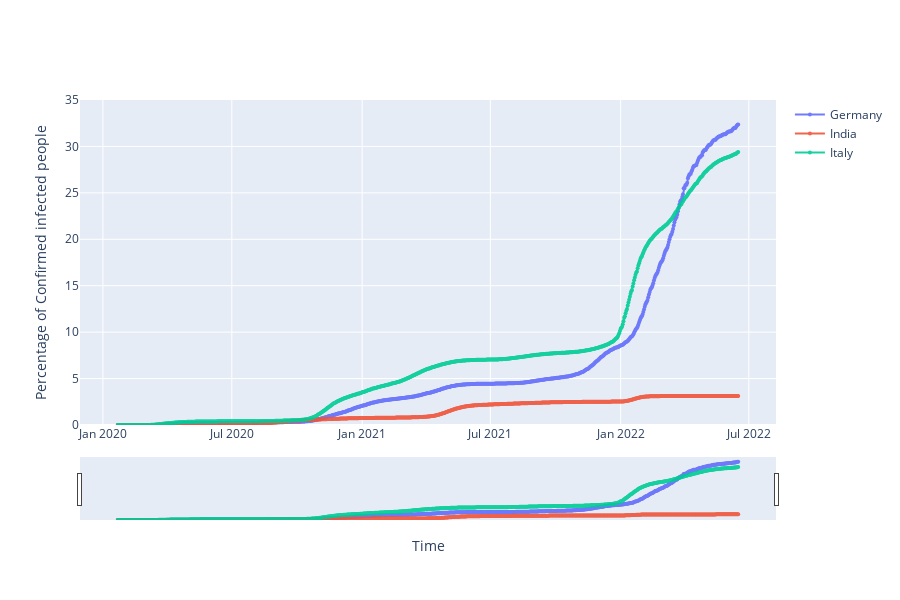

The notebook cell this image was saved under:
### Markdown cell above
# The relative cases overtime of Covid infectors

### Code cell
#To include every country in the graph(we will use loop)
fig = go.Figure()
for each in country_list: 
    fig.add_trace(go.Scatter(x = plotting_data.Date, y = plotting_data[each], mode = 'markers+lines', opacity = 0.9, line_width = 2, marker_size = 4, name = each))
#defines the overall layout properties
fig.update_layout(width = 900, height = 600, xaxis_title = "Time", yaxis_title = "Percentage of Confirmed infected people") 
fig.update_yaxes(type = 'linear', range = [0,35])
#range slider gives you the possibility to slide across the x scale 
fig.update_layout(xaxis_rangeslider_visible = True)

### Figure 1 — Plotly figure (JSON) as saved in the notebook; plotly's stock layout.template omitted (floating-point values rounded to 4 significant figures; data arrays with more than 128 entries replaced by an {"elided": "..."} marker saying what was removed)
{"data": [{"line": {"width": 2}, "marker": {"size": 4}, "mode": "markers+lines", "name": "Germany", "opacity": 0.9, "type": "scatter", "x": {"elided": "877 str values"}, "y": {"elided": "877 float values"}}, {"line": {"width": 2}, "marker": {"size": 4}, "mode": "markers+lines", "name": "India", "opacity": 0.9, "type": "scatter", "x": {"elided": "877 str values"}, "y": {"elided": "877 float values"}}, {"line": {"width": 2}, "marker": {"size": 4}, "mode": "markers+lines", "name": "Italy", "opacity": 0.9, "type": "scatter", "x": {"elided": "877 str values"}, "y": {"elided": "877 float values"}}], "layout": {"height": 600, "width": 900, "xaxis": {"rangeslider": {"visible": true}, "title": {"text": "Time"}}, "yaxis": {"range": [0, 35], "title": {"text": "Percentage of Confirmed infected people"}, "type": "linear"}}}
